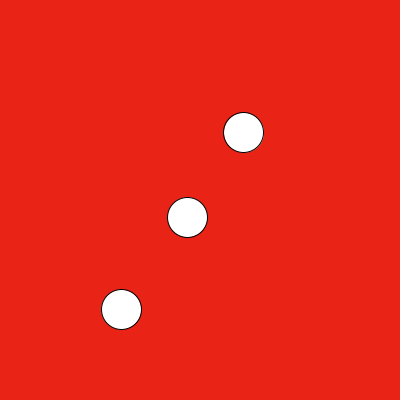
Frame 1 (no input)
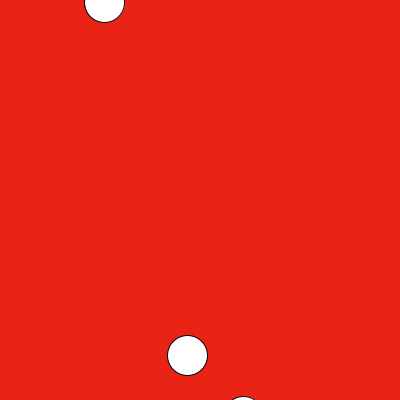
Frame 60 (the mouse pressed at the canvas centre just before this capture)
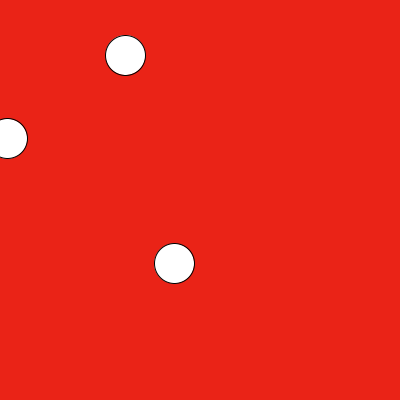
Frame 120 (the mouse held since frame 60 and released just before this capture)

The Processing sketch that drew these frames (run headless with seeded random() and noise(); from frame 60 on, the mouse is pressed at the canvas centre):

// Processing sketch: Prueba_Objetos
// ── Prueba_Objetos.pde
/* Prueba Objetos / Clase */
//declaracion de un espacio en memoria para construir una instancia de la clase enemigo
Cuca cuca1;
Cuca cuca2;
Cuca cuca3;


void setup(){
 size(400,400); 
 cuca1 = new Cuca();
 cuca2 = new Cuca();
 cuca3 = new Cuca();
}

void draw(){
 background(234,35,23); 
 cuca1.mover();
  cuca2.mover();
  cuca3.mover();
  cuca1.dibujar();
  cuca2.dibujar();
  cuca3.dibujar();
}

// ── Clase_Enemigo.pde
//declaracion de una clase:


//primero nombre de la clase:
class Cuca{
  //Propiedades:
  float x,y,ancho,alto;
  float despX,despY;
  
  
  //Cosntructor:
  Cuca(){
   x= random(50,width-50);
   y= random(50,height-50);
   ancho = 40;
   alto = 40;
   despX=0;
   despY=random(1,5);
  
   }
  
  
  //Funcionalidad:
  void dibujar(){
    fill(255);
    ellipse(x,y,ancho,alto);
  }
 
  void mover(){

  x+=despX;
  y+=despY;
  if (x>width+ancho/2){
    x=-ancho/2;
    
  }
  if (x<-ancho/2){
    x=-width+ancho/2;
    
  }
  if (y>height+alto/2){
    y=-alto/2;
    despX=random(-2,2);
  }
  if (y<-alto/2){
    y=height+alto/2;
    
  }
  }
  
}
